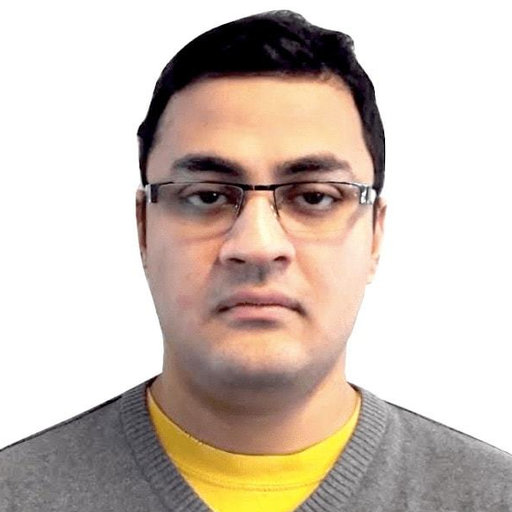
#> input picture Priyanshu/CV/img.jpg, 512 x 512 px, found by its file name
$ python ascii.py
#> lines starting #> are read from the running program, lines starting #| are printed output that depends on the picture
#> in main, image is the input picture: PIL image 512x512 RGB; mean R, G, B 206.5, 193.3, 182.8
from PIL import Image

ASCII_CHARS = ["@", "#", "S", "%", "?", "*", "+", ";", ":", ",", "."]

def resize_image(image, new_width=100):
#> called with new_width = 100
    width, height = image.size
#> width = 512; height = 512
    ratio = height / width
#> ratio = 1
    new_height = int(new_width * ratio)
#> new_height = 100
    resized_image = image.resize((new_width, new_height))
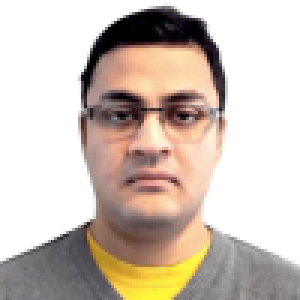
#> resized_image: PIL image 100x100 RGB (shown 3 times larger); mean R, G, B 206.5, 193.3, 182.8
    return resized_image

def grayify(image):
    return image.convert("L")
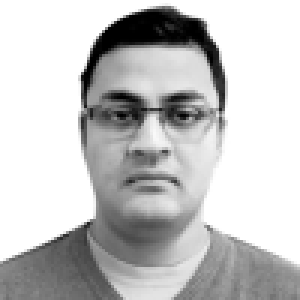
#> returned value: PIL image 100x100 L (shown 3 times larger); min 0, max 255, mean 196

def pixels_to_ascii(image):
    pixels = image.getdata()
    characters = "".join([ASCII_CHARS[pixel // 25] for pixel in pixels])
    return characters

def main(new_width=100):
    path = r"AUV\img.jpg"
    try:
        image = Image.open(path)
    except:
        print(path, " is not a valid pathname to an image.")
        return

    new_image_data = pixels_to_ascii(grayify(resize_image(image)))
    pixel_count = len(new_image_data)
#> pixel_count = 10000
    ascii_image = "\n".join([new_image_data[index:(index + new_width)] for index in range(0, pixel_count, new_width)])
    print(ascii_image)
#> (printed output is left out)

    with open("ascii_image.txt", "w") as f:
        f.write(ascii_image)

main()
